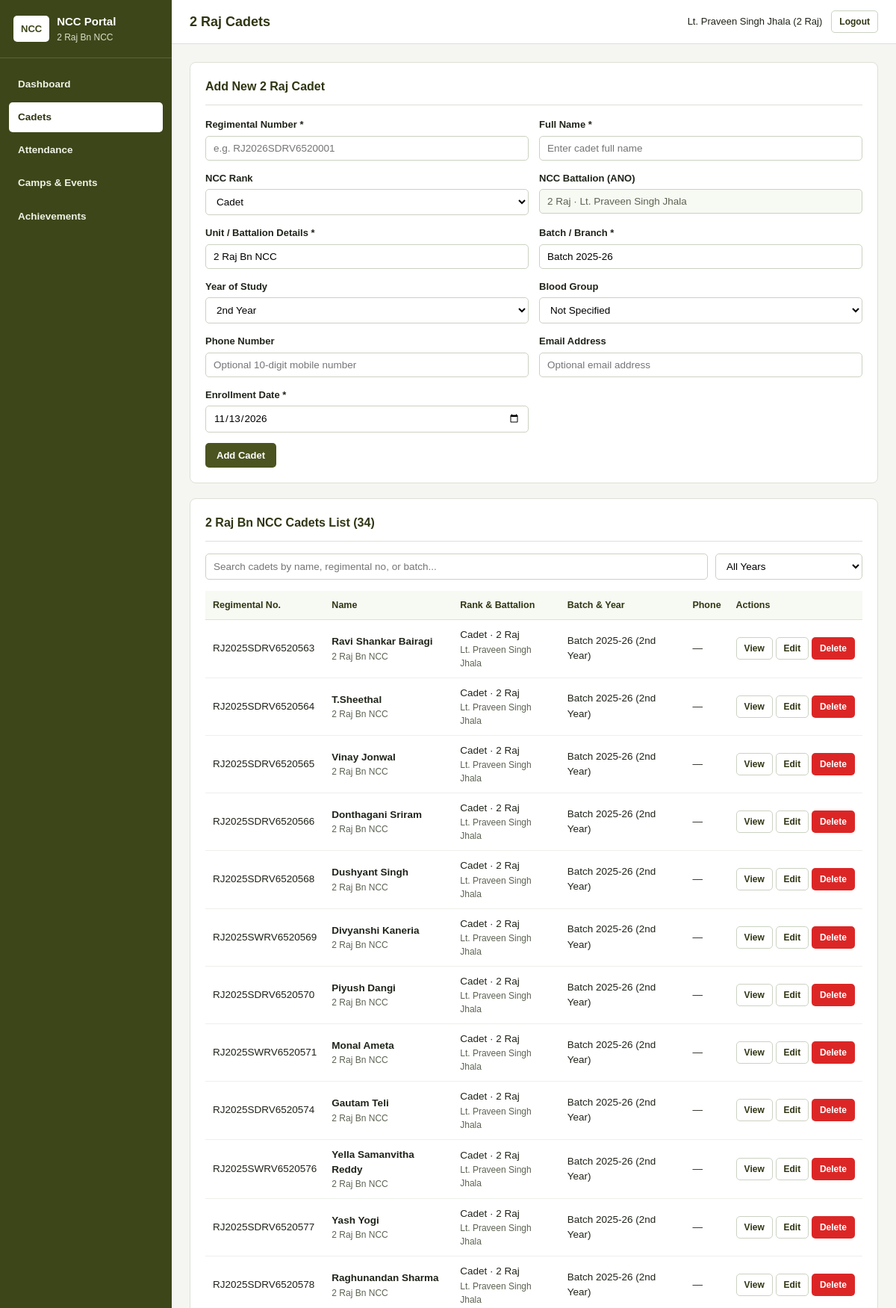
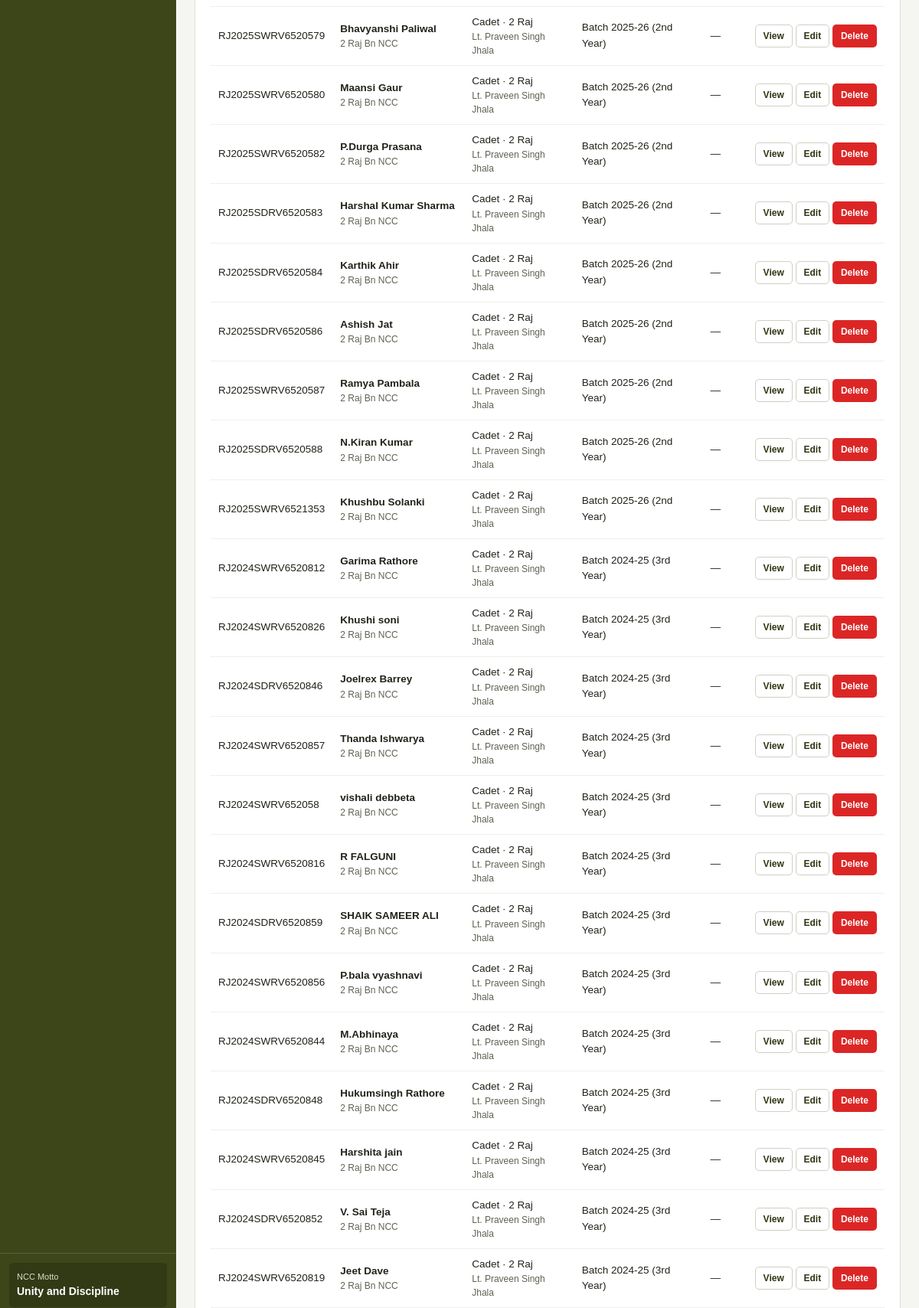
Page /cadets.php (signed in, upper part) on the committed database (2 pictures, top to bottom).
### tables this page shows
CREATE TABLE cadets (
    id INT AUTO_INCREMENT PRIMARY KEY,
    regimental_no VARCHAR(30) NOT NULL UNIQUE,
    full_name VARCHAR(100) NOT NULL,
    rank_title VARCHAR(40) NOT NULL DEFAULT 'Cadet',
    wing VARCHAR(20) NOT NULL DEFAULT '2 Raj',
    unit_name VARCHAR(100) NOT NULL DEFAULT '2 Raj Bn NCC',
    college_branch VARCHAR(80) NOT NULL DEFAULT 'Batch 2025-26',
    year_of_study VARCHAR(20) NOT NULL DEFAULT '2nd Year',
    phone VARCHAR(15) NOT NULL DEFAULT '',
    email VARCHAR(120) NOT NULL DEFAULT '',
    blood_group VARCHAR(10) NOT NULL DEFAULT '',
    enrollment_date DATE NOT NULL,
    status VARCHAR(20) NOT NULL DEFAULT 'Active'
);

### db.php (called while the page is built, shortened)
<?php
function current_battalion() {
    $bn = $_SESSION['admin_battalion'] ?? '2 Raj';
    return ($bn === '10 Raj') ? '10 Raj' : '2 Raj';
}
function clean($text) {
    return htmlspecialchars((string)$text, ENT_QUOTES, 'UTF-8');
}
?>

### cadets.php (the view, shortened to what this page needs)
<?php
require_once 'db.php';
$battalion = current_battalion();
$defaultUnit = ($battalion === '10 Raj') ? '10 Raj Bn NCC' : '2 Raj Bn NCC';
$anoName = ($battalion === '10 Raj') ? 'Lt. DS Chouhan' : 'Lt. Praveen Singh Jhala';
$editCadet = null;
$yearFilter = $_GET['year'] ?? '';
if ($yearFilter !== '') {
    $stmt = mysqli_prepare($conn, "SELECT * FROM cadets WHERE wing = ? AND year_of_study = ? ORDER BY id ASC");
    mysqli_stmt_bind_param($stmt, "ss", $battalion, $yearFilter);
} else {
    $stmt = mysqli_prepare($conn, "SELECT * FROM cadets WHERE wing = ? ORDER BY id ASC");
    mysqli_stmt_bind_param($stmt, "s", $battalion);
}
mysqli_stmt_execute($stmt);
$cadetsResult = mysqli_stmt_get_result($stmt);
?>
<!DOCTYPE html>
<html lang="en">
<head>
    <link rel="stylesheet" href="style.css">
</head>
<body>
<div class="layout">
    <?php include 'sidebar.php'; ?>
    <div class="main-content">
        <header class="topbar">
            <div class="topbar-left">
                <h1><?php echo clean($battalion); ?> Cadets</h1>
            </div>
            <div class="topbar-right">
                <span><?php echo clean($_SESSION['admin_name']); ?> (<?php echo clean($battalion); ?>)</span>
                <a href="logout.php" class="btn btn-outline btn-sm">Logout</a>
            </div>
        </header>
        <main class="page-body">
            <section class="panel">
                <div class="panel-header">
                    <h2><?php echo $editCadet ? "Edit Cadet Details" : "Add New " . clean($battalion) . " Cadet"; ?></h2>
                </div>
                <form method="POST" action="cadets.php" class="form-grid">
                    <div class="form-group">
                        <label>Regimental Number *</label>
                        <input type="text" name="regimental_no" value="<?php echo clean($editCadet['regimental_no'] ?? ''); ?>" placeholder="e.g. RJ2026SDRV6520001" required>
                    </div>
                    <div class="form-group">
                        <label>Full Name *</label>
                        <input type="text" name="full_name" value="<?php echo clean($editCadet['full_name'] ?? ''); ?>" placeholder="Enter cadet full name" required>
                    </div>
                    <div class="form-group">
                        <label>NCC Rank</label>
                        <select name="rank_title">
                            <?php
                            $ranks = ['Cadet', 'L/Cpl', 'Cpl', 'Sgt', 'CQMS', 'CSM', 'JUO', 'SUO'];
                            $curRank = $editCadet['rank_title'] ?? 'Cadet';
                            foreach ($ranks as $r) {
                                $sel = ($curRank === $r) ? 'selected' : '';
                                echo "<option value='$r' $sel>$r</option>";
                            }
                            ?>
                        </select>
                    </div>
                    <div class="form-group">
                        <label>NCC Battalion (ANO)</label>
                        <input type="text" value="<?php echo clean($battalion . ' · ' . $anoName); ?>" readonly style="background:#f7f9f3; color:#5c6352;">
                    </div>
                    <div class="form-group">
                        <label>Unit / Battalion Details *</label>
                        <input type="text" name="unit_name" value="<?php echo clean($editCadet['unit_name'] ?? $defaultUnit); ?>" required>
                    </div>
                    <div class="form-group">
                        <label>Batch / Branch *</label>
                        <input type="text" name="college_branch" value="<?php echo clean($editCadet['college_branch'] ?? 'Batch 2025-26'); ?>" required>
                    </div>
                    <div class="form-group">
                        <label>Year of Study</label>
                        <select name="year_of_study">
                            <?php
                            $curYear = $editCadet['year_of_study'] ?? '2nd Year';
                            foreach (['2nd Year', '3rd Year', '4th Year'] as $y) {
                                $sel = ($curYear === $y) ? 'selected' : '';
                                echo "<option value='$y' $sel>$y</option>";
                            }
                            ?>
                        </select>
                    </div>
                    <div class="form-group">
                        <label>Blood Group</label>
                        <select name="blood_group">
                            <?php
                            $curBg = $editCadet['blood_group'] ?? '';
                            $selEmpty = ($curBg === '') ? 'selected' : '';
                            echo "<option value='' $selEmpty>Not Specified</option>";
                            ?>
                        </select>
                    </div>
                    <div class="form-group">
                        <label>Phone Number</label>
                        <input type="tel" name="phone" value="<?php echo clean($editCadet['phone'] ?? ''); ?>" placeholder="Optional 10-digit mobile number">
                    </div>
                    <div class="form-group">
                        <label>Email Address</label>
                        <input type="email" name="email" value="<?php echo clean($editCadet['email'] ?? ''); ?>" placeholder="Optional email address">
                    </div>
                    <div class="form-group">
                        <label>Enrollment Date *</label>
                        <input type="date" name="enrollment_date" value="<?php echo clean($editCadet['enrollment_date'] ?? date('Y-m-d')); ?>" required>
                    </div>
                    <div class="full-width">
                        <button type="submit" class="btn btn-primary">
                            <?php echo $editCadet ? "Update Cadet" : "Add Cadet"; ?>
                        </button>
                    </div>
                </form>
            </section>
            <section class="panel">
                <div class="panel-header">
                    <h2><?php echo clean($battalion); ?> Bn NCC Cadets List (<?php echo mysqli_num_rows($cadetsResult); ?>)</h2>
                </div>
                <form method="GET" action="cadets.php" class="filter-row">
                    <input type="text" id="searchInput" onkeyup="filterCadetsTable()" placeholder="Search cadets by name, regimental no, or batch...">
                    <select name="year" onchange="this.form.submit()">
                        <option value="">All Years</option>
                    </select>
                </form>
                <div class="table-wrap">
                    <table id="cadetsTable">
                        <thead>
                            <tr>
                                <th>Regimental No.</th>
                                <th>Name</th>
                                <th>Rank &amp; Battalion</th>
                                <th>Batch &amp; Year</th>
                                <th>Phone</th>
                                <th>Actions</th>
                            </tr>
                        </thead>
                        <tbody>
                        <?php if (mysqli_num_rows($cadetsResult) === 0): ?>
                            <tr><td colspan="6">No cadet records found for <?php echo clean($battalion); ?> Bn NCC.</td></tr>
                        <?php else: ?>
                            <?php while ($c = mysqli_fetch_assoc($cadetsResult)): ?>
                                <tr>
                                    <td><?php echo clean($c['regimental_no']); ?></td>
                                    <td>
                                        <strong><?php echo clean($c['full_name']); ?></strong>
                                        <div class="subtext"><?php echo clean($c['unit_name']); ?></div>
                                    </td>
                                    <td>
                                        <?php echo clean($c['rank_title'] . ' · ' . $c['wing']); ?>
                                        <div class="subtext"><?php echo clean($anoName); ?></div>
                                    </td>
                                    <td><?php echo clean($c['college_branch'] . ' (' . $c['year_of_study'] . ')'); ?></td>
                                    <td><?php echo clean($c['phone'] !== '' ? $c['phone'] : '—'); ?></td>
                                    <td style="white-space: nowrap;">
                                        <a href="cadets.php?view=<?php echo (int)$c['id']; ?>" class="btn btn-outline btn-sm">View</a>
                                        <a href="cadets.php?edit=<?php echo (int)$c['id']; ?>" class="btn btn-outline btn-sm">Edit</a>
                                        <a href="cadets.php?delete=<?php echo (int)$c['id']; ?>" class="btn btn-danger btn-sm" onclick="return confirmDelete();">Delete</a>
                                    </td>
                                </tr>
                            <?php endwhile; ?>
                        <?php endif; ?>
                        </tbody>
                    </table>
                </div>
            </section>
        </main>
    </div>
</div>
</body>
</html>

### style.css (style rules this page uses)
* { box-sizing: border-box; }
body { margin: 0; font-family: Arial, Helvetica, sans-serif; font-size: 14px; color: #1f2419; background-color: #f5f6f2; line-height: 1.5; }
a { color: #4b5320; text-decoration: none; }
.layout { display: flex; min-height: 100vh; }
.main-content { flex: 1; display: flex; flex-direction: column; min-width: 0; }
.topbar { background-color: #ffffff; border-bottom: 1px solid #dce1d5; padding: 14px 24px; display: flex; align-items: center; justify-content: space-between; gap: 12px; }
.topbar-left { display: flex; align-items: center; gap: 12px; }
.topbar h1 { margin: 0; font-size: 18px; color: #2f3613; }
.topbar-right { display: flex; align-items: center; gap: 12px; font-size: 13px; }
.page-body { padding: 24px; flex: 1; max-width: 1200px; width: 100%; margin: 0 auto; }
.panel { background: #ffffff; border: 1px solid #dce1d5; border-radius: 8px; padding: 20px; margin-bottom: 20px; }
.panel-header { display: flex; align-items: center; justify-content: space-between; flex-wrap: wrap; gap: 12px; padding-bottom: 12px; margin-bottom: 16px; border-bottom: 1px solid #dce1d5; }
.panel-header h2 { margin: 0; font-size: 16px; color: #2f3613; }
.form-grid { display: grid; grid-template-columns: 1fr 1fr; gap: 14px; }
.full-width { grid-column: 1 / -1; }
.form-group { display: flex; flex-direction: column; gap: 5px; }
.form-group label { font-size: 13px; font-weight: bold; }
input[type="text"], input[type="password"], input[type="email"], input[type="tel"], input[type="date"], select, textarea { width: 100%; padding: 8px 10px; border: 1px solid #cbd2c2; border-radius: 5px; font-size: 13.5px; font-family: inherit; background-color: #ffffff; }
.filter-row { display: flex; flex-wrap: wrap; gap: 10px; margin-bottom: 15px; }
.filter-row input { flex: 1; min-width: 200px; }
.filter-row select { width: auto; min-width: 150px; }
.btn { display: inline-block; padding: 8px 14px; border-radius: 5px; font-size: 13px; font-weight: bold; border: 1px solid transparent; cursor: pointer; text-align: center; }
.btn-primary { background-color: #4b5320; color: #ffffff; }
.btn-outline { background-color: #ffffff; color: #2f3613; border-color: #cbd2c2; }
.btn-danger { background-color: #dc2626; color: #ffffff; }
.btn-sm { padding: 5px 10px; font-size: 12px; }
.table-wrap { overflow-x: auto; }
table { width: 100%; border-collapse: collapse; font-size: 13.5px; }
th { text-align: left; padding: 10px; background-color: #f7f9f3; color: #2f3613; border-bottom: 1px solid #dce1d5; font-size: 12.5px; }
td { padding: 10px; border-bottom: 1px solid #eef0ea; vertical-align: middle; }
.subtext { font-size: 12px; color: #5c6352; }

### rows in the picture
cadets: regimental_no "RJ2025SDRV6520563", full_name "Ravi Shankar Bairagi", unit_name "2 Raj Bn NCC", rank_title+wing "Cadet · 2 Raj", college_branch+year_of_study "Batch 2025-26 (2nd Year)", phone "—"
cadets: regimental_no "RJ2025SDRV6520564", full_name "T.Sheethal", unit_name "2 Raj Bn NCC", rank_title+wing "Cadet · 2 Raj", college_branch+year_of_study "Batch 2025-26 (2nd Year)", phone "—"
cadets: regimental_no "RJ2025SDRV6520565", full_name "Vinay Jonwal", unit_name "2 Raj Bn NCC", rank_title+wing "Cadet · 2 Raj", college_branch+year_of_study "Batch 2025-26 (2nd Year)", phone "—"
cadets: regimental_no "RJ2025SDRV6520566", full_name "Donthagani Sriram", unit_name "2 Raj Bn NCC", rank_title+wing "Cadet · 2 Raj", college_branch+year_of_study "Batch 2025-26 (2nd Year)", phone "—"
cadets: regimental_no "RJ2025SDRV6520568", full_name "Dushyant Singh", unit_name "2 Raj Bn NCC", rank_title+wing "Cadet · 2 Raj", college_branch+year_of_study "Batch 2025-26 (2nd Year)", phone "—"
cadets: regimental_no "RJ2025SWRV6520569", full_name "Divyanshi Kaneria", unit_name "2 Raj Bn NCC", rank_title+wing "Cadet · 2 Raj", college_branch+year_of_study "Batch 2025-26 (2nd Year)", phone "—"
cadets: regimental_no "RJ2025SDRV6520570", full_name "Piyush Dangi", unit_name "2 Raj Bn NCC", rank_title+wing "Cadet · 2 Raj", college_branch+year_of_study "Batch 2025-26 (2nd Year)", phone "—"
cadets: regimental_no "RJ2025SWRV6520571", full_name "Monal Ameta", unit_name "2 Raj Bn NCC", rank_title+wing "Cadet · 2 Raj", college_branch+year_of_study "Batch 2025-26 (2nd Year)", phone "—"
cadets: regimental_no "RJ2025SDRV6520574", full_name "Gautam Teli", unit_name "2 Raj Bn NCC", rank_title+wing "Cadet · 2 Raj", college_branch+year_of_study "Batch 2025-26 (2nd Year)", phone "—"
cadets: regimental_no "RJ2025SWRV6520576", full_name "Yella Samanvitha Reddy", unit_name "2 Raj Bn NCC", rank_title+wing "Cadet · 2 Raj", college_branch+year_of_study "Batch 2025-26 (2nd Year)", phone "—"
cadets: regimental_no "RJ2025SDRV6520577", full_name "Yash Yogi", unit_name "2 Raj Bn NCC", rank_title+wing "Cadet · 2 Raj", college_branch+year_of_study "Batch 2025-26 (2nd Year)", phone "—"
cadets: regimental_no "RJ2025SDRV6520578", full_name "Raghunandan Sharma", unit_name "2 Raj Bn NCC", rank_title+wing "Cadet · 2 Raj", college_branch+year_of_study "Batch 2025-26 (2nd Year)", phone "—"
cadets: regimental_no "RJ2025SWRV6520579", full_name "Bhavyanshi Paliwal", unit_name "2 Raj Bn NCC", rank_title+wing "Cadet · 2 Raj", college_branch+year_of_study "Batch 2025-26 (2nd Year)", phone "—"
cadets: regimental_no "RJ2025SWRV6520580", full_name "Maansi Gaur", unit_name "2 Raj Bn NCC", rank_title+wing "Cadet · 2 Raj", college_branch+year_of_study "Batch 2025-26 (2nd Year)", phone "—"
cadets: regimental_no "RJ2025SWRV6520582", full_name "P.Durga Prasana", unit_name "2 Raj Bn NCC", rank_title+wing "Cadet · 2 Raj", college_branch+year_of_study "Batch 2025-26 (2nd Year)", phone "—"
cadets: regimental_no "RJ2025SDRV6520583", full_name "Harshal Kumar Sharma", unit_name "2 Raj Bn NCC", rank_title+wing "Cadet · 2 Raj", college_branch+year_of_study "Batch 2025-26 (2nd Year)", phone "—"
cadets: regimental_no "RJ2025SDRV6520584", full_name "Karthik Ahir", unit_name "2 Raj Bn NCC", rank_title+wing "Cadet · 2 Raj", college_branch+year_of_study "Batch 2025-26 (2nd Year)", phone "—"
cadets: regimental_no "RJ2025SDRV6520586", full_name "Ashish Jat", unit_name "2 Raj Bn NCC", rank_title+wing "Cadet · 2 Raj", college_branch+year_of_study "Batch 2025-26 (2nd Year)", phone "—"
cadets: regimental_no "RJ2025SWRV6520587", full_name "Ramya Pambala", unit_name "2 Raj Bn NCC", rank_title+wing "Cadet · 2 Raj", college_branch+year_of_study "Batch 2025-26 (2nd Year)", phone "—"
cadets: regimental_no "RJ2025SDRV6520588", full_name "N.Kiran Kumar", unit_name "2 Raj Bn NCC", rank_title+wing "Cadet · 2 Raj", college_branch+year_of_study "Batch 2025-26 (2nd Year)", phone "—"
cadets: regimental_no "RJ2025SWRV6521353", full_name "Khushbu Solanki", unit_name "2 Raj Bn NCC", rank_title+wing "Cadet · 2 Raj", college_branch+year_of_study "Batch 2025-26 (2nd Year)", phone "—"
cadets: regimental_no "RJ2024SWRV6520812", full_name "Garima Rathore", unit_name "2 Raj Bn NCC", rank_title+wing "Cadet · 2 Raj", college_branch+year_of_study "Batch 2024-25 (3rd Year)", phone "—"
cadets: regimental_no "RJ2024SWRV6520826", full_name "Khushi soni", unit_name "2 Raj Bn NCC", rank_title+wing "Cadet · 2 Raj", college_branch+year_of_study "Batch 2024-25 (3rd Year)", phone "—"
cadets: regimental_no "RJ2024SDRV6520846", full_name "Joelrex Barrey", unit_name "2 Raj Bn NCC", rank_title+wing "Cadet · 2 Raj", college_branch+year_of_study "Batch 2024-25 (3rd Year)", phone "—"
cadets: regimental_no "RJ2024SWRV6520857", full_name "Thanda Ishwarya", unit_name "2 Raj Bn NCC", rank_title+wing "Cadet · 2 Raj", college_branch+year_of_study "Batch 2024-25 (3rd Year)", phone "—"
cadets: regimental_no "RJ2024SWRV652058", full_name "vishali debbeta", unit_name "2 Raj Bn NCC", rank_title+wing "Cadet · 2 Raj", college_branch+year_of_study "Batch 2024-25 (3rd Year)", phone "—"
cadets: regimental_no "RJ2024SWRV6520816", full_name "R FALGUNI", unit_name "2 Raj Bn NCC", rank_title+wing "Cadet · 2 Raj", college_branch+year_of_study "Batch 2024-25 (3rd Year)", phone "—"
cadets: regimental_no "RJ2024SDRV6520859", full_name "SHAIK SAMEER ALI", unit_name "2 Raj Bn NCC", rank_title+wing "Cadet · 2 Raj", college_branch+year_of_study "Batch 2024-25 (3rd Year)", phone "—"
cadets: regimental_no "RJ2024SWRV6520856", full_name "P.bala vyashnavi", unit_name "2 Raj Bn NCC", rank_title+wing "Cadet · 2 Raj", college_branch+year_of_study "Batch 2024-25 (3rd Year)", phone "—"
cadets: regimental_no "RJ2024SWRV6520844", full_name "M.Abhinaya", unit_name "2 Raj Bn NCC", rank_title+wing "Cadet · 2 Raj", college_branch+year_of_study "Batch 2024-25 (3rd Year)", phone "—"
cadets: regimental_no "RJ2024SDRV6520848", full_name "Hukumsingh Rathore", unit_name "2 Raj Bn NCC", rank_title+wing "Cadet · 2 Raj", college_branch+year_of_study "Batch 2024-25 (3rd Year)", phone "—"
cadets: regimental_no "RJ2024SWRV6520845", full_name "Harshita jain", unit_name "2 Raj Bn NCC", rank_title+wing "Cadet · 2 Raj", college_branch+year_of_study "Batch 2024-25 (3rd Year)", phone "—"
cadets: regimental_no "RJ2024SDRV6520852", full_name "V. Sai Teja", unit_name "2 Raj Bn NCC", rank_title+wing "Cadet · 2 Raj", college_branch+year_of_study "Batch 2024-25 (3rd Year)", phone "—"
cadets: regimental_no "RJ2024SWRV6520819", full_name "Jeet Dave", unit_name "2 Raj Bn NCC", rank_title+wing "Cadet · 2 Raj", college_branch+year_of_study "Batch 2024-25 (3rd Year)", phone "—"

### other values in the picture
$bnLabel "2 Raj Bn NCC"
$battalion "2 Raj"
$_SESSION['admin_name'] "Lt. Praveen Singh Jhala"
mysqli_num_rows($cadetsResult) "34"
form field rank_title "Cadet"
form field year_of_study "2nd Year"
